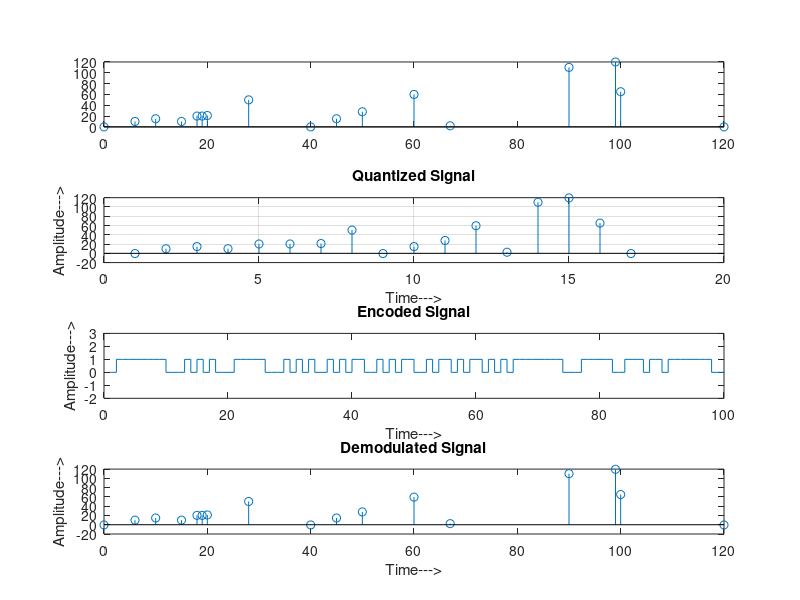

Source code (MATLAB):
%% Speed vs time senario %%

clc;
clear all;
close all;

t=[0 6 10 15 18 19 20 28 40 45 50 60 67 90 99 100 120];
s=[0 10 15 10 20 20 21 50 0 15 28 60 2 110 120 65 0 ];

subplot(4,1,1)
stem(t,s)

%  Quantization Process

 vmax=120;
 vmin=-vmax;
 del=(vmax-vmin)/256;
 part=vmin:del:vmax;        % level are between vmin and vmax with difference of del
 code=vmin-(del/2):del:vmax+(del/2);   % Contaion Quantized valuses 
 [ind,q]=quantiz(s,part,code);     % Quantization process
  % ind contain index number and q contain quantized  values
 l1=length(ind);
 l2=length(q);
  
 for i=1:l1
    if(ind(i)~=0)        % To make index as binary decimal so started from 0 to N
       ind(i)=ind(i)-1;
    end 
    i=i+1;
 end   
  for i=1:l2
     if(q(i)==vmin-(del/2))   % To make quantize value inbetween the levels
         q(i)=vmin+(del/2);
     end
 end    
 subplot(4,1,2);
 stem(q);grid on;     % Display the Quantize values
 title('Quantized Signal');
 ylabel('Amplitude--->');
 xlabel('Time--->');
  
 %  Encoding Process
%  figure
 code=de2bi(ind,'left-msb');     % Cnvert the decimal to binary
 k=1;
for i=1:l1
    for j=1:8
        coded(k)=code(i,j);    % convert code matrix to a coded row vector
        j=j+1;
        k=k+1;
    end
    i=i+1;
end
 subplot(4,1,3); grid on;
 stairs(coded);     % Display the encoded signal
axis([0 100 -2 3]);  title('Encoded Signal');
 ylabel('Amplitude--->');
 xlabel('Time--->');
 
 %   Demodulation Of PCM signal
 
 qunt=reshape(coded,8,length(coded)/8);
 index=bi2de(qunt','left-msb');      % Getback the index in decimal form
 q=del*index+vmin+(del/2);           % getback Quantized values
 subplot(4,1,4); grid on;
 stem(t,q);                          % Plot Demodulated signal
 title('Demodulated Signal');
 ylabel('Amplitude--->');
 xlabel('Time--->');
 
 